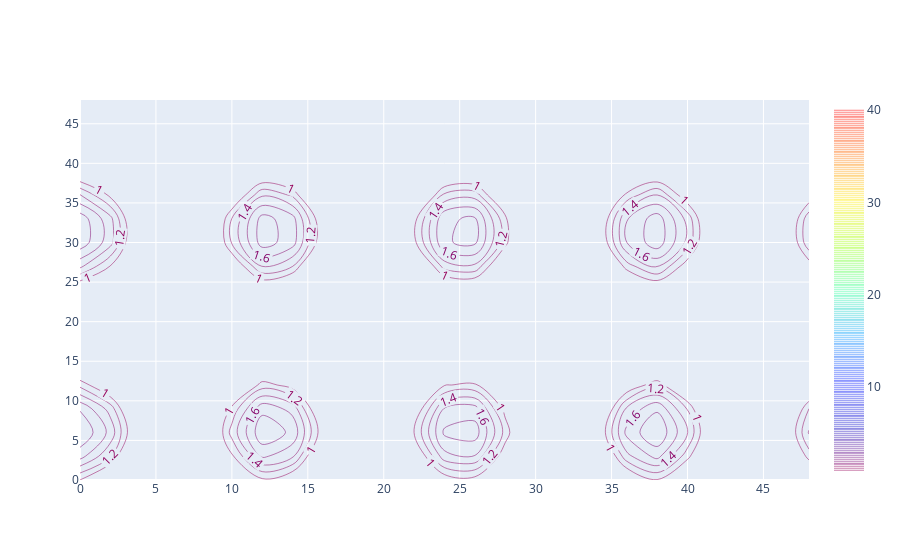

The notebook cell saved with this chart:
### Code cell
x=np.arange(0, 50, 2)
y=np.arange(0, 50, 3)

[xx, yy]=np.meshgrid(x, y)
z=np.cos(xx / 2) + np.sin(yy / 4)

fig=go.Figure(data=go.Contour(
    x=x, y=y, z=z,
    x0=5, dx=1,
    y0=10, dy=1,
    # cumstom colorscale
    colorscale='rainbow',
    # custom size and range
    contours=dict(
        start=1, end=40, size=0.2,
        # show labels on contour lines
        coloring='lines',
        showlabels=True
    )
))

fig.show()

### Figure 1 — Plotly figure (JSON) as saved in the notebook; plotly's stock layout.template omitted (floating-point values rounded to 4 significant figures; data arrays with more than 128 entries replaced by an {"elided": "..."} marker saying what was removed)
{"data": [{"colorscale": [[0.0, "rgb(150,0,90)"], [0.125, "rgb(0,0,200)"], [0.25, "rgb(0,25,255)"], [0.375, "rgb(0,152,255)"], [0.5, "rgb(44,255,150)"], [0.625, "rgb(151,255,0)"], [0.75, "rgb(255,234,0)"], [0.875, "rgb(255,111,0)"], [1.0, "rgb(255,0,0)"]], "contours": {"coloring": "lines", "end": 40, "showlabels": true, "size": 0.2, "start": 1}, "dx": 1, "dy": 1, "type": "contour", "x": [0, 2, 4, 6, 8, 10, 12, 14, 16, 18, 20, 22, 24, 26, 28, 30, 32, 34, 36, 38, 40, 42, 44, 46, 48], "x0": 5, "y": [0, 3, 6, 9, 12, 15, 18, 21, 24, 27, 30, 33, 36, 39, 42, 45, 48], "y0": 10, "z": {"elided": "17x25 float values"}}], "layout": {}}
